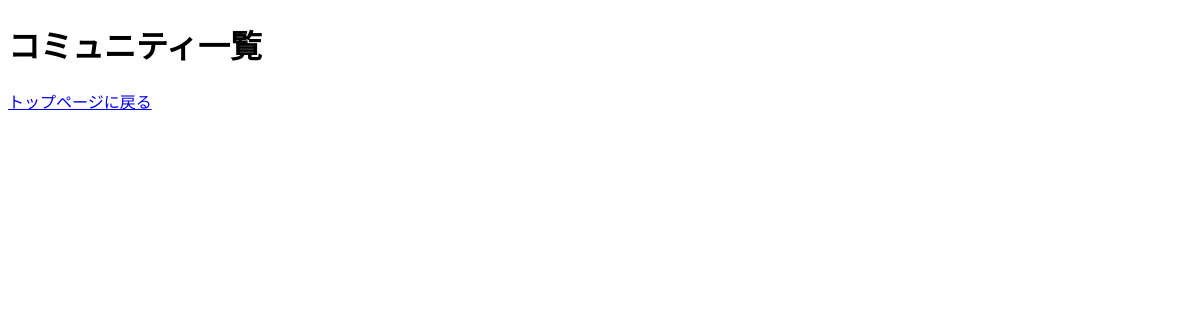
The page /communities/ (signed in) on the database as committed earlier.
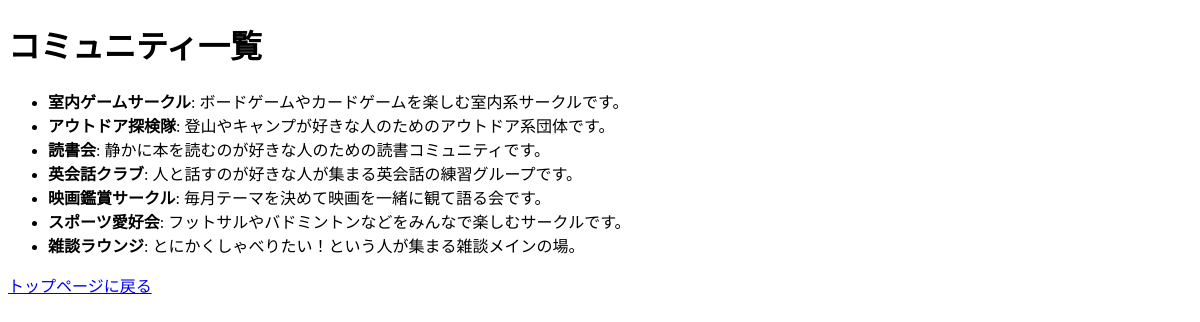
The same page on the database as committed later.
### community_app/models.py (models this page shows, shortened)
class Community(models.Model):
    name = models.CharField(max_length=100)
    description = models.TextField()
    tags = models.TextField(help_text="カンマ区切りでタグを入力してください。例: インドア派,はい")

### community_app/views.py (the view)
# urls.py: path('communities/', views.community_list, name='community_list'),
def community_list(request):
    communities = Community.objects.all()
    return render(request, 'community_app/community_list.html', {'communities': communities})

### templates/community_app/community_list.html (shortened to what this page needs)
<!DOCTYPE html>
<html lang="ja">
<head>
</head>
<body>
    <h1>コミュニティ一覧</h1>
    <ul>
        {% for community in communities %}
            <li>
                <strong>{{ community.name }}</strong>: {{ community.description }}
            </li>
        {% endfor %}
    </ul>
    <a href="{% url 'top_page' %}">トップページに戻る</a>
</body>
</html>

Rows that differ between the two databases and show on the page:
added Community: name "室内ゲームサークル", description "ボードゲームやカードゲームを楽しむ室内系サークルです。"
added Community: name "アウトドア探検隊", description "登山やキャンプが好きな人のためのアウトドア系団体です。"
added Community: name "読書会", description "静かに本を読むのが好きな人のための読書コミュニティです。"
added Community: name "英会話クラブ", description "人と話すのが好きな人が集まる英会話の練習グループです。"
added Community: name "映画鑑賞サークル", description "毎月テーマを決めて映画を一緒に観て語る会です。"
added Community: name "スポーツ愛好会", description "フットサルやバドミントンなどをみんなで楽しむサークルです。"
added Community: name "雑談ラウンジ", description "とにかくしゃべりたい！という人が集まる雑談メインの場。"
